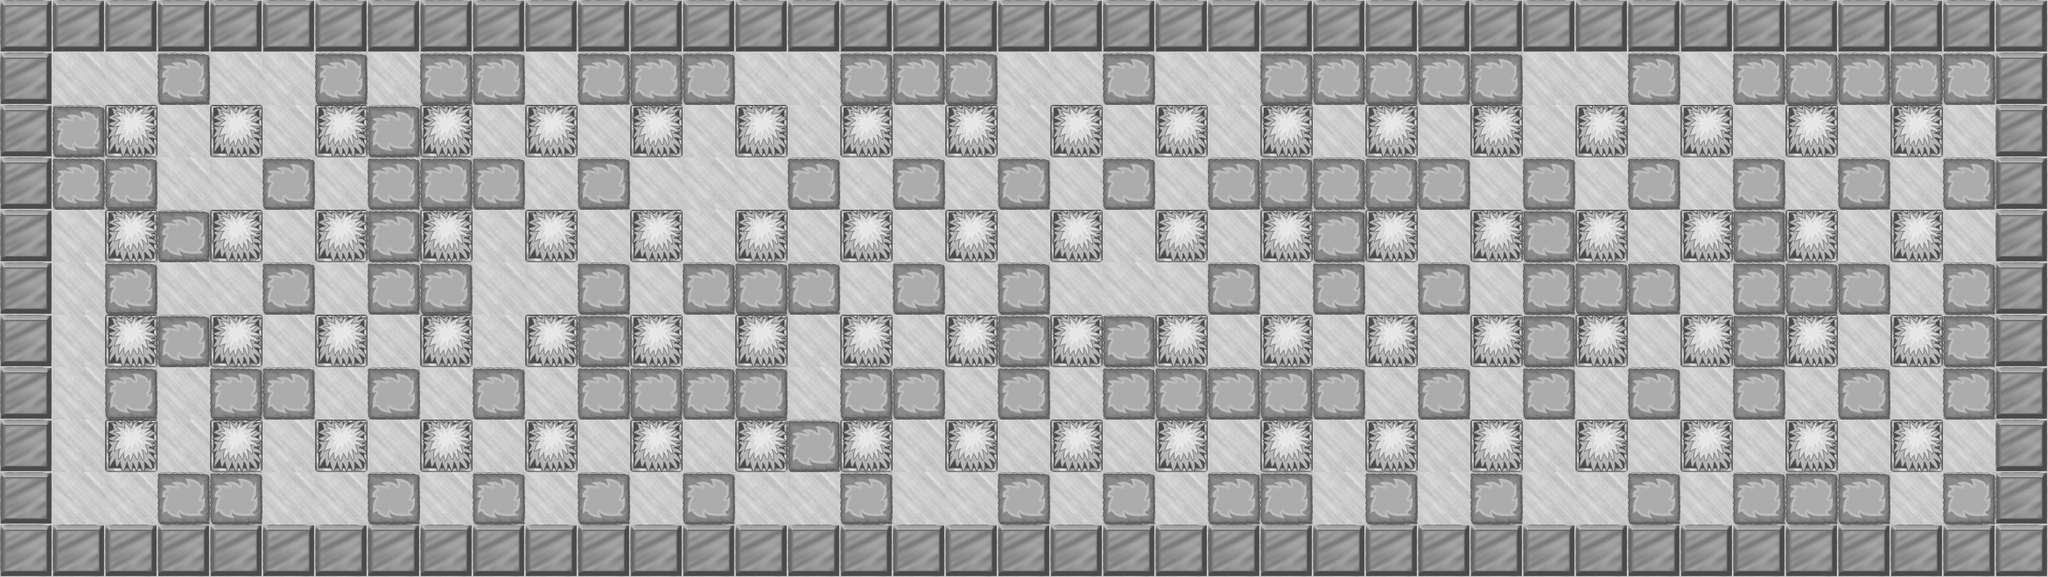

A 2D game scene composited from a Tiled map and its tileset images. What follows is a short description and the map's XML, with each tile layer's data collapsed to a summary:
An orthogonal 39x11 tile map with 60x60 px tiles, 4 tile layers (BG, NonDestructive, Foreground, Meta), 5 tilesets and 22 objects (10x fast, 5x smart, 3x wall, 3x enemy, player).

<map version="1.0" orientation="orthogonal" width="39" height="11" tilewidth="60" tileheight="60">
 <tileset firstgid="1" name="color" tilewidth="60" tileheight="60">
  <image source="color.png" width="240" height="60" />
  <tile id="1">
   <properties>
    <property name="Blastable" value="False" />
    <property name="Collidable" value="True" />
   </properties>
  </tile>
  <tile id="2">
   <properties>
    <property name="Blastable" value="True" />
    <property name="Collidable" value="True" />
   </properties>
  </tile>
 </tileset>
 <tileset firstgid="5" name="map1" tilewidth="60" tileheight="60">
  <image source="map1.png" width="420" height="420" />
 </tileset>
 <tileset firstgid="54" name="map2" tilewidth="60" tileheight="60">
  <image source="map2.png" width="420" height="420" />
 </tileset>
 <tileset firstgid="103" name="map3" tilewidth="60" tileheight="60">
  <image source="map3.png" width="420" height="420" />
 </tileset>
 <tileset firstgid="152" name="map4" tilewidth="60" tileheight="60">
  <image source="map4.png" width="420" height="420" />
 </tileset>
 <layer name="BG" width="39" height="11">
  <data>[429 cells, 429 non-empty, 1 distinct tile ids]</data>
 </layer>
 <layer name="NonDestructive" width="39" height="11">
  <data>[429 cells, 168 non-empty, 2 distinct tile ids]</data>
 </layer>
 <layer name="Foreground" width="39" height="11">
  <data>[429 cells, 119 non-empty, 1 distinct tile ids]</data>
 </layer>
 <layer name="Meta" width="39" height="11">
  <data>[429 cells, 287 non-empty, 2 distinct tile ids]</data>
 </layer>
 <objectgroup name="Objects" width="39" height="11">
  <object name="StartPoint" type="player" x="89" y="331" />
  <object name="fast" x="630" y="332" />
  <object name="fast" x="809" y="208" />
  <object name="wall" x="329" y="93" />
  <object name="wall" x="1291" y="332" />
  <object name="fast" x="569" y="330" />
  <object name="enemy" x="2127" y="388" />
  <object name="fast" x="693" y="275" />
  <object name="enemy" x="1774" y="574" />
  <object name="wall" x="1707" y="450" />
  <object name="smart" x="809" y="270" />
  <object name="enemy" x="334" y="571" />
  <object name="fast" x="1053" y="569" />
  <object name="fast" x="1414" y="92" />
  <object name="fast" x="1771" y="88" />
  <object name="fast" x="210" y="206" />
  <object name="fast" x="1170" y="92" />
  <object name="smart" x="929" y="445" />
  <object name="smart" x="390" y="211" />
  <object name="smart" x="874" y="88" />
  <object name="smart" x="264" y="327" />
  <object name="fast" x="1286" y="512" />
 </objectgroup>
</map>